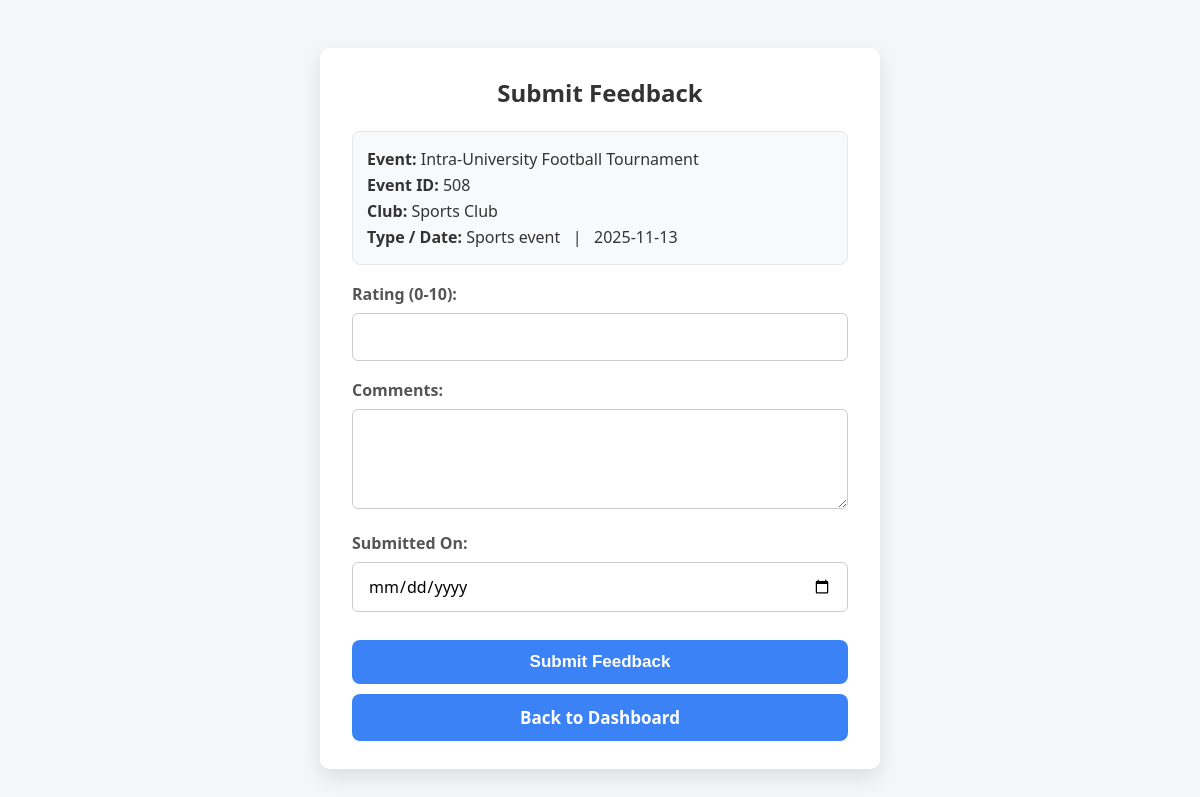
The page /feedback.php?event_id=508 (signed in) on the database its author committed.
### tables this page shows
CREATE TABLE `events` (
  `event_id` int(11) NOT NULL,
  `club_id` int(11) DEFAULT NULL,
  `title` varchar(100) DEFAULT NULL,
  `event_type` varchar(50) DEFAULT NULL,
  `event_date` date DEFAULT NULL,
  `start_time` time DEFAULT NULL,
  `end_time` time DEFAULT NULL,
  `approval_status` varchar(20) DEFAULT NULL,
  `total_budget` decimal(10,2) DEFAULT NULL
);

CREATE TABLE `clubs` (
  `club_id` int(11) NOT NULL,
  `club_name` varchar(100) NOT NULL,
  `registration_date` date NOT NULL,
  `status` varchar(20) NOT NULL
);

### feedback.php (the view, shortened to what this page needs)
<?php
include 'connection.php';
$student_id = (int)$_SESSION['student_id'];
$event_id = isset($_GET['event_id']) ? (int)$_GET['event_id'] : 0;
$event = null;
$is_registered = false;
$already_submitted = false;
$rating = $comments = $submitted_on = '';
if ($event_id > 0) {
    $sql_event = "
        SELECT e.event_id, e.title, e.event_date, e.event_type, c.club_name
        FROM events e
        JOIN clubs c ON c.club_id = e.club_id
        WHERE e.event_id = $event_id
        LIMIT 1
    ";
    $res_event = mysqli_query($conn, $sql_event);
    if ($res_event && mysqli_num_rows($res_event) > 0) {
        $event = mysqli_fetch_assoc($res_event);
    }
    $sql_registered = "
        SELECT 1
        FROM partakes
        WHERE student_id = $student_id
          AND event_id = $event_id
          AND LOWER(attendance_status) = 'registered'
        LIMIT 1
    ";
    $res_registered = mysqli_query($conn, $sql_registered);
    $is_registered = $res_registered && mysqli_num_rows($res_registered) > 0;
}
?>
<!DOCTYPE html>
<html lang="en">
<head>
</head>
<body>
<div class="card">
    <h2>Submit Feedback</h2>
    <?php if ($event): ?>
      <div class="event-meta">
        <div><strong>Event:</strong> <?= htmlspecialchars($event['title']) ?></div>
        <div><strong>Event ID:</strong> <?= (int)$event['event_id'] ?></div>
        <div><strong>Club:</strong> <?= htmlspecialchars($event['club_name']) ?></div>
        <div><strong>Type / Date:</strong> <?= htmlspecialchars($event['event_type']) ?> &nbsp; | &nbsp; <?= htmlspecialchars($event['event_date']) ?></div>
      </div>
    <?php else: ?>
      <p class="muted">No event selected. Return to dashboard to choose an event.</p>
    <?php endif; ?>
    <?php if ($event && $is_registered && !$already_submitted): ?>
      <form method="post" action="">
          <label for="rating">Rating (0-10):</label>
          <input type="number" id="rating" name="rating" min="0" max="10" value="<?= htmlspecialchars($rating) ?>" />
          <label for="comments">Comments:</label>
          <textarea id="comments" name="comments"><?= htmlspecialchars($comments) ?></textarea>
          <label for="submitted_on">Submitted On:</label>
          <input type="date" id="submitted_on" name="submitted_on" value="<?= htmlspecialchars($submitted_on) ?>" required />
          <button type="submit" class="btn">Submit Feedback</button>
      </form>
    <?php elseif ($event && $already_submitted): ?>
      <div class="message success">Feedback already submitted for this event.</div>
    <?php elseif ($event && !$is_registered): ?>
      <div class="message error">You are not registered for this event.</div>
    <?php endif; ?>
    <a class="back-btn" href="member_dashboard.php">Back to Dashboard</a>
</div>
</body>
</html>

### feedback.php (style rules this page uses)
* { box-sizing: border-box; }
body { font-family: 'Segoe UI', Tahoma, Geneva, Verdana, sans-serif; background: #f4f7fa; display: flex; justify-content: center; align-items: flex-start; min-height: 100vh; padding: 40px 20px; color:#333; }
.card { background: #ffffff; padding: 28px 32px; border-radius: 10px; box-shadow: 0 8px 20px rgba(0,0,0,0.1); width: 100%; max-width: 560px; }
h2 { margin: 0 0 22px; color: #333; text-align: center; }
.event-meta { background:#f7fafc; border:1px solid #e5e7eb; padding:12px 14px; border-radius:8px; margin-bottom:18px; }
.event-meta div { margin: 4px 0; }
label { display:block; margin-bottom:8px; font-weight:600; color:#555; }
input[type="number"], input[type="date"], textarea { width: 100%; padding: 12px 15px; margin-bottom: 18px; border: 1.8px solid #ccc; border-radius: 6px; font-size: 16px; transition: border-color 0.3s ease; resize: vertical; font-family: inherit; }
textarea { min-height: 100px; }
.btn, .back-btn { background-color: #3b82f6; color: white; border: none; padding: 12px 0; width: 100%; font-size: 17px; font-weight: 700; border-radius: 8px; cursor: pointer; transition: background-color 0.3s ease; margin-top: 10px; text-align:center; text-decoration:none; display:inline-block; }

### rows shown on the page
events: title "Intra-University Football Tournament", event_id "508", club.club_name "Sports Club", event_type "Sports event", event_date "2025-11-13"
